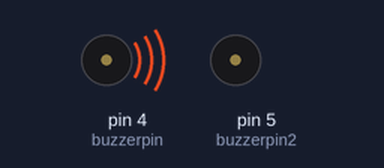
This sketch was run on a simulated Arduino Uno, built with avr-gcc and run on an emulated ATmega328P. Parts: buzzer (waves = sounding, pin HIGH).

Above: at 0.5 s.
At 2.7 s:
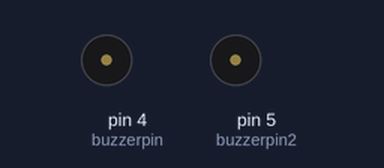
At 5.0 s:
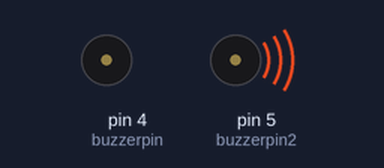
Timing chart, 0 to 6.9 s (numbered marks = the images above):
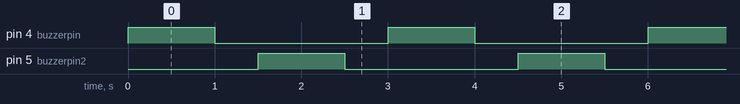

Measured:
- by itself, pin 4 (buzzerpin), pin 5 (buzzerpin2): alternates HIGH for 1.0 s and LOW for 2.0 s
- by itself, everything shown: repeats every 3.0 s, in 4 steps

The sketch:

buzzer_high_low.ino
```cpp
int buzzerpin= 4;
int buzzerpin2= 5;

void setup(){
  pinMode(buzzerpin,OUTPUT);
  pinMode(buzzerpin2,OUTPUT);

}

void loop(){
  digitalWrite(buzzerpin,HIGH);
  delay(1000);

  digitalWrite(buzzerpin,LOW);
  delay(500);
  digitalWrite(buzzerpin2,HIGH);

  delay(1000);
  digitalWrite(buzzerpin2,LOW);
  delay(500);


}
```
